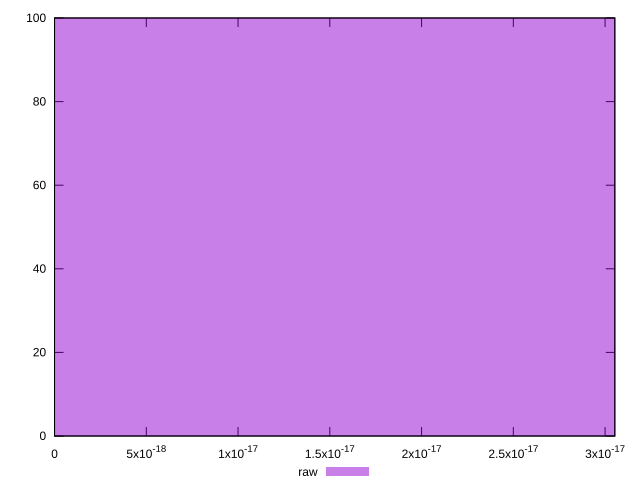

Generate this figure with gnuplot:
reset

$raw <<EOF
0 100
EOF

set key outside below
set boxwidth 0.1
set xrange [0:3.053113317719181e-17]
set yrange [0:100]
set trange [0:100]
set style fill transparent solid 0.5 noborder
set terminal svg size 640, 490 enhanced background rgb 'white'
set output "report_00016_2021-02-10T13-31-48.338Z/meta/score-difference/samples/pages+cached+noadtech+nomedia+nocss/raw/histogram.svg"

plot $raw title "raw" with boxes

reset
